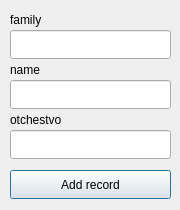
<?xml version="1.0" encoding="UTF-8"?>
<ui version="4.0">
 <class>AddWorker</class>
 <widget class="QDialog" name="AddWorker">
  <property name="geometry">
   <rect>
    <x>0</x>
    <y>0</y>
    <width>180</width>
    <height>210</height>
   </rect>
  </property>
  <property name="windowTitle">
   <string>Dialog</string>
  </property>
  <widget class="QLabel" name="phoneNumberLabel">
   <property name="geometry">
    <rect>
     <x>10</x>
     <y>60</y>
     <width>141</width>
     <height>20</height>
    </rect>
   </property>
   <property name="text">
    <string>name</string>
   </property>
  </widget>
  <widget class="QLineEdit" name="familyEditLine">
   <property name="geometry">
    <rect>
     <x>10</x>
     <y>30</y>
     <width>161</width>
     <height>29</height>
    </rect>
   </property>
  </widget>
  <widget class="QLineEdit" name="nameEditLine">
   <property name="geometry">
    <rect>
     <x>10</x>
     <y>80</y>
     <width>161</width>
     <height>29</height>
    </rect>
   </property>
  </widget>
  <widget class="QLabel" name="otchestvoLabel">
   <property name="geometry">
    <rect>
     <x>10</x>
     <y>110</y>
     <width>141</width>
     <height>20</height>
    </rect>
   </property>
   <property name="text">
    <string>otchestvo</string>
   </property>
  </widget>
  <widget class="QLineEdit" name="otchestvoEditLine">
   <property name="geometry">
    <rect>
     <x>10</x>
     <y>130</y>
     <width>161</width>
     <height>29</height>
    </rect>
   </property>
  </widget>
  <widget class="QLabel" name="familyLabel">
   <property name="geometry">
    <rect>
     <x>10</x>
     <y>10</y>
     <width>141</width>
     <height>20</height>
    </rect>
   </property>
   <property name="text">
    <string>family</string>
   </property>
  </widget>
  <widget class="QPushButton" name="addWorkerButton">
   <property name="geometry">
    <rect>
     <x>10</x>
     <y>170</y>
     <width>161</width>
     <height>29</height>
    </rect>
   </property>
   <property name="text">
    <string>Add record</string>
   </property>
  </widget>
 </widget>
 <resources/>
 <connections/>
</ui>
